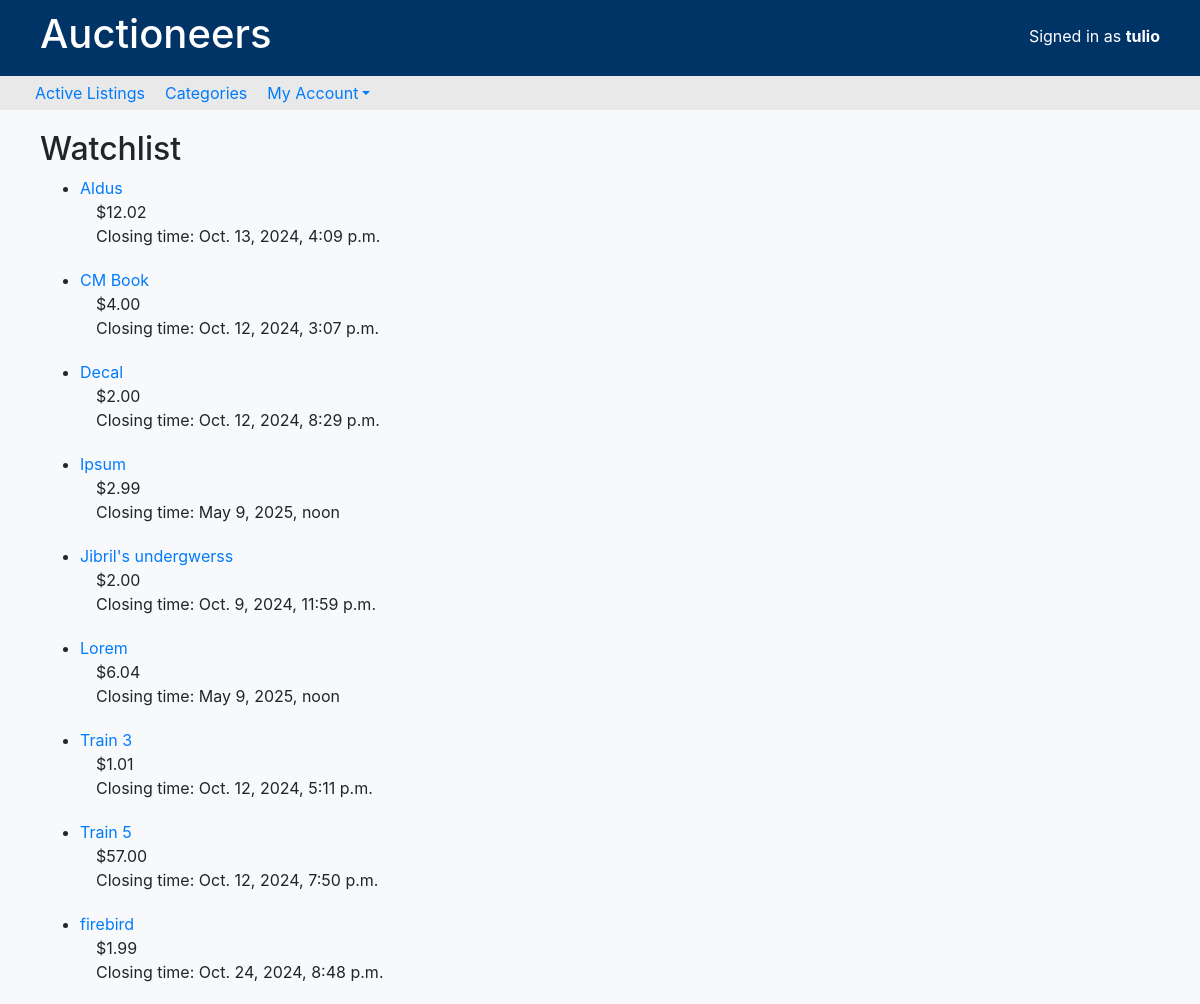
/watchlist/ (signed in), run on the app's committed database.
### auctions/models.py (models this page shows, shortened)
class User(AbstractUser):
    watchlist = models.ManyToManyField(
        "Auction_Listing", related_name="watched_by", blank=True
    )
    purchases = models.ManyToManyField(
        "Auction_Listing", related_name="purchased_by", blank=True
    )

class Auction_Listing(models.Model):
    category = models.ForeignKey(
        Category, on_delete=models.PROTECT, related_name="listings"
    )
    title = models.CharField(max_length=25)
    description = models.TextField()
    image = models.FileField(
        upload_to="media/", blank=False, default="media/placeholder.jpg"
    )
    quantity = models.IntegerField()
    price = models.DecimalField(max_digits=10, decimal_places=2)
    current_bid = models.ForeignKey(
        "Bid", on_delete=models.PROTECT, related_name="listings", null=True, blank=True
    )
    seller = models.ForeignKey(User, on_delete=models.CASCADE, related_name="listings")
    timestamp = models.DateTimeField(auto_now_add=True)
    closing_time = models.DateTimeField(blank=False)
    is_open = models.BooleanField(default=True)
    comment = models.ForeignKey(
        "Comment",
        on_delete=models.SET_NULL,
        default=None,
        null=True,
        blank=True,
        related_name="comments",
    )

### auctions/views.py (the view)
# urls.py: path("watchlist/", views.watchlist, name="watchlist"),
def watchlist(request):
    if request.user.is_authenticated:
        watchlist = request.user.watchlist.all().order_by("title")
    else:
        watchlist = []
    return render(
        request,
        "auctions/watchlist.html",
        {"watchlist": watchlist, "message": "No items in watchlist."},
    )

### auctions/templates/auctions/watchlist.html
{% extends "auctions/layout.html" %} {% block body %}
<h2>Watchlist</h2>
<div>
  {% if user.is_authenticated %} {% if watchlist %}
  <ul>
    {% for listing in watchlist %}
    <li id="list">
      <a href="{% url 'listing_detail' listing.id  %}">{{ listing.title }}</a>
      <div>&emsp;${{ listing.price }}</div>
      <div>&emsp;Closing time: {{ listing.closing_time }}</div>
    </li>
    {% endfor %}
  </ul>
  {% else %} Your watchlist is empty {% endif %} {% endif %}
</div>
{% endblock %}

### auctions/templates/auctions/layout.html (shortened to what this page needs)
{% load static %}
<!DOCTYPE html>
<html lang="en">
  <head>
    <link
      rel="stylesheet"
      href="https://stackpath.bootstrapcdn.com/bootstrap/4.4.1/css/bootstrap.min.css"
    />
    <link href="{% static 'auctions/styles.css' %}" rel="stylesheet" />
  </head>
  <body>
    <div class="container-fluid">
      <div class="row header-background">
        <div class="col-12 col-md-8">
          <h1>Auctioneers</h1>
        </div>
        <div
          class="col-12 col-md-4 d-flex justify-content-end align-items-center text-end"
        >
          {% if user.is_authenticated %}
          <div class="mb-1">
            Signed in as <strong>{{ user.username }}</strong>
          </div>
          {% endif %}
        </div>
      </div>
      <ul class="row nav">
        <li class="nav-item">
          <a class="nav-link" href="{% url 'index' %}">Active Listings</a>
        </li>
        <li class="nav-item">
          <a class="nav-link" href="{% url 'categories' %}">Categories</a>
        </li>
        {% if user.is_authenticated %}
        <li class="nav-item dropdown">
          <a href="#" class="nav-link dropdown-toggle" data-toggle="dropdown"
            >My Account</a
          >
        </li>
        {% endif %}
      </ul>
      <div id="content_block">{% block body %} {% endblock %}</div>
    </div>
  </body>
</html>

### auctions/static/auctions/styles.css (style rules this page uses)
body { background-color: #f8f9fa; }
.header-background { background-color: #003366; color: white; padding: 10px 25px; }
.nav { margin-bottom: 20px; padding: 5px 25px; background-color: rgb(233, 233, 233); }
.nav-link { text-decoration: none; padding: 0 10px; border-radius: 5px; }
#content_block { padding: 0 25px; }
#list { margin-bottom: 20px; }

### data on the page
User: username "tulio"
Auction_Listing: title "Aldus", price "12.02", closing_time "Oct. 13, 2024, 4:09 p.m."
Auction_Listing: title "CM Book", price "4.00", closing_time "Oct. 12, 2024, 3:07 p.m."
Auction_Listing: title "Decal", price "2.00", closing_time "Oct. 12, 2024, 8:29 p.m."
Auction_Listing: title "Ipsum", price "2.99", closing_time "May 9, 2025, noon"
Auction_Listing: title "Jibril's undergwerss", price "2.00", closing_time "Oct. 9, 2024, 11:59 p.m."
Auction_Listing: title "Lorem", price "6.04", closing_time "May 9, 2025, noon"
Auction_Listing: title "Train 3", price "1.01", closing_time "Oct. 12, 2024, 5:11 p.m."
Auction_Listing: title "Train 5", price "57.00", closing_time "Oct. 12, 2024, 7:50 p.m."
Auction_Listing: title "firebird", price "1.99", closing_time "Oct. 24, 2024, 8:48 p.m."
